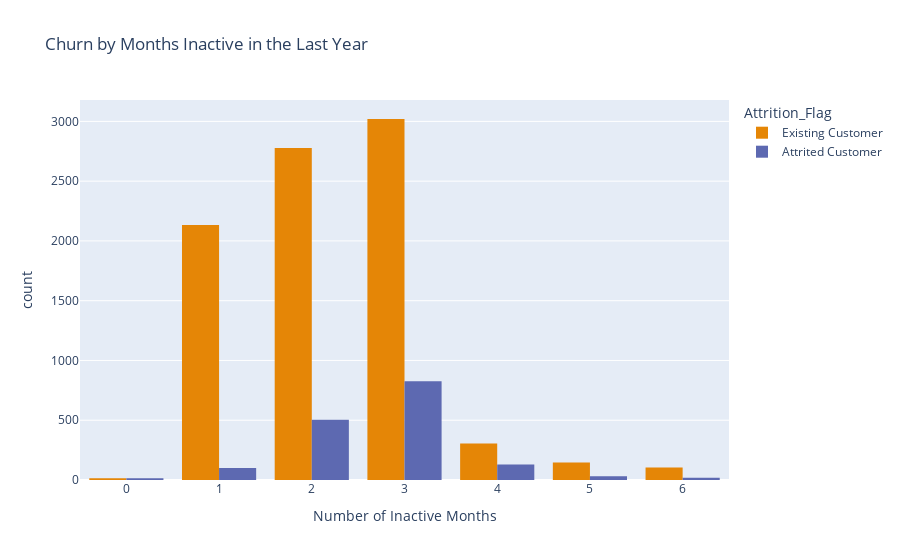

Write notebook code for a chart like this one.
### Markdown cell above
### Question 7: How does customer inactivity relate to churn?

The `Months_Inactive_12_mon` feature tells us how many of the last 12 months a customer has been inactive. This could be a strong predictor of churn.

### Code cell
fig = px.histogram(df_cleaned, x='Months_Inactive_12_mon', color='Attrition_Flag',
                   barmode='group',
                   title='Churn by Months Inactive in the Last Year',
                   labels={'Months_Inactive_12_mon': 'Number of Inactive Months'},
                   color_discrete_sequence=px.colors.qualitative.Vivid)
fig.show()

### Figure 1 — Plotly figure (JSON) as saved in the notebook; plotly's stock layout.template omitted (floating-point values rounded to 4 significant figures; data arrays with more than 128 entries replaced by an {"elided": "..."} marker saying what was removed)
{"data": [{"alignmentgroup": "True", "bingroup": "x", "hovertemplate": "Attrition_Flag=Existing Customer<br>Number of Inactive Months=%{x}<br>count=%{y}<extra></extra>", "legendgroup": "Existing Customer", "marker": {"color": "rgb(229, 134, 6)", "pattern": {"shape": ""}}, "name": "Existing Customer", "offsetgroup": "Existing Customer", "orientation": "v", "showlegend": true, "type": "histogram", "x": {"elided": "8500 int values"}, "xaxis": "x", "yaxis": "y"}, {"alignmentgroup": "True", "bingroup": "x", "hovertemplate": "Attrition_Flag=Attrited Customer<br>Number of Inactive Months=%{x}<br>count=%{y}<extra></extra>", "legendgroup": "Attrited Customer", "marker": {"color": "rgb(93, 105, 177)", "pattern": {"shape": ""}}, "name": "Attrited Customer", "offsetgroup": "Attrited Customer", "orientation": "v", "showlegend": true, "type": "histogram", "x": {"elided": "1627 int values"}, "xaxis": "x", "yaxis": "y"}], "layout": {"barmode": "group", "legend": {"title": {"text": "Attrition_Flag"}, "tracegroupgap": 0}, "title": {"text": "Churn by Months Inactive in the Last Year"}, "xaxis": {"anchor": "y", "domain": [0, 1], "title": {"text": "Number of Inactive Months"}}, "yaxis": {"anchor": "x", "domain": [0, 1], "title": {"text": "count"}}}}
